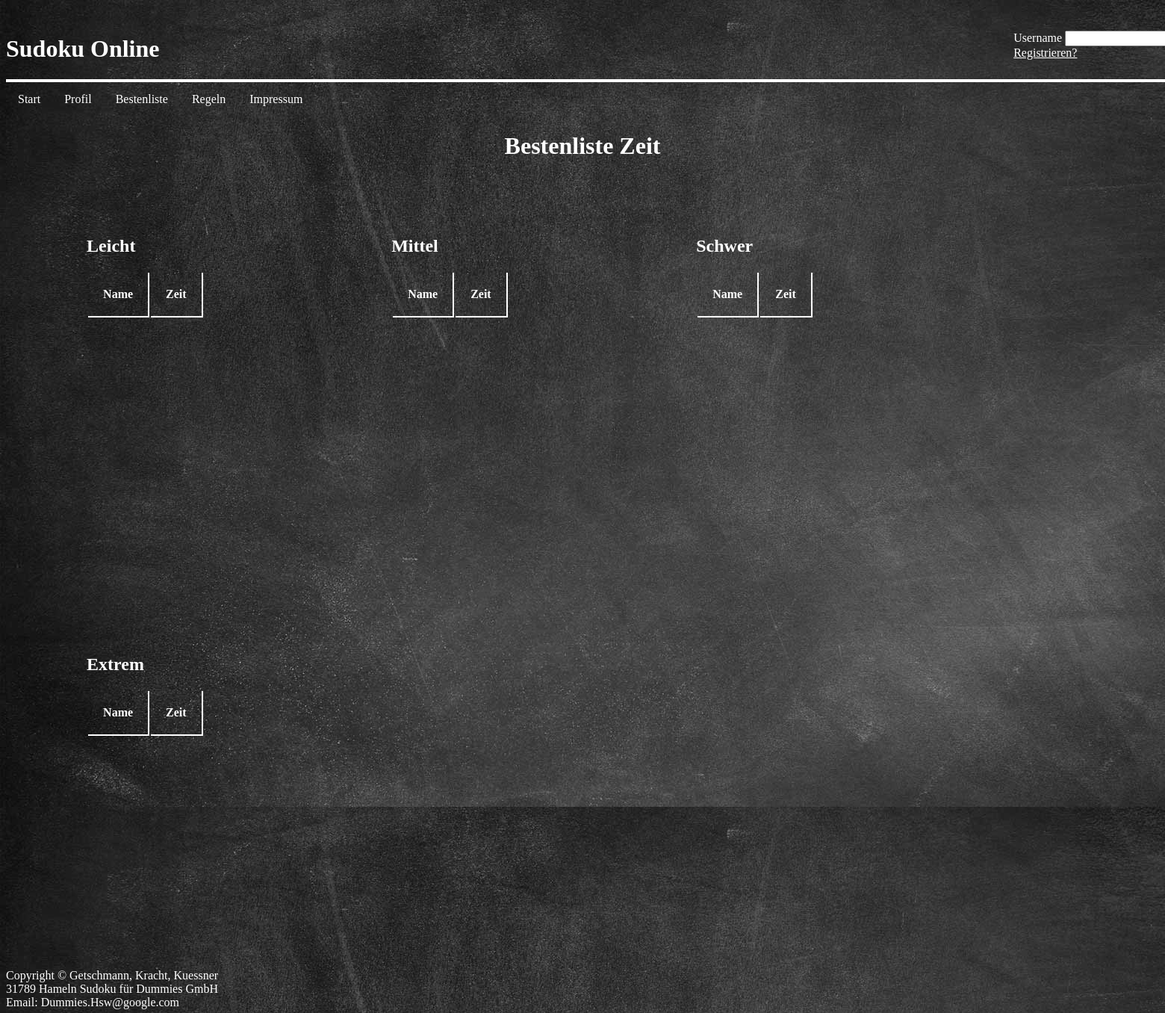
Before: /besttime.php with the older database file.
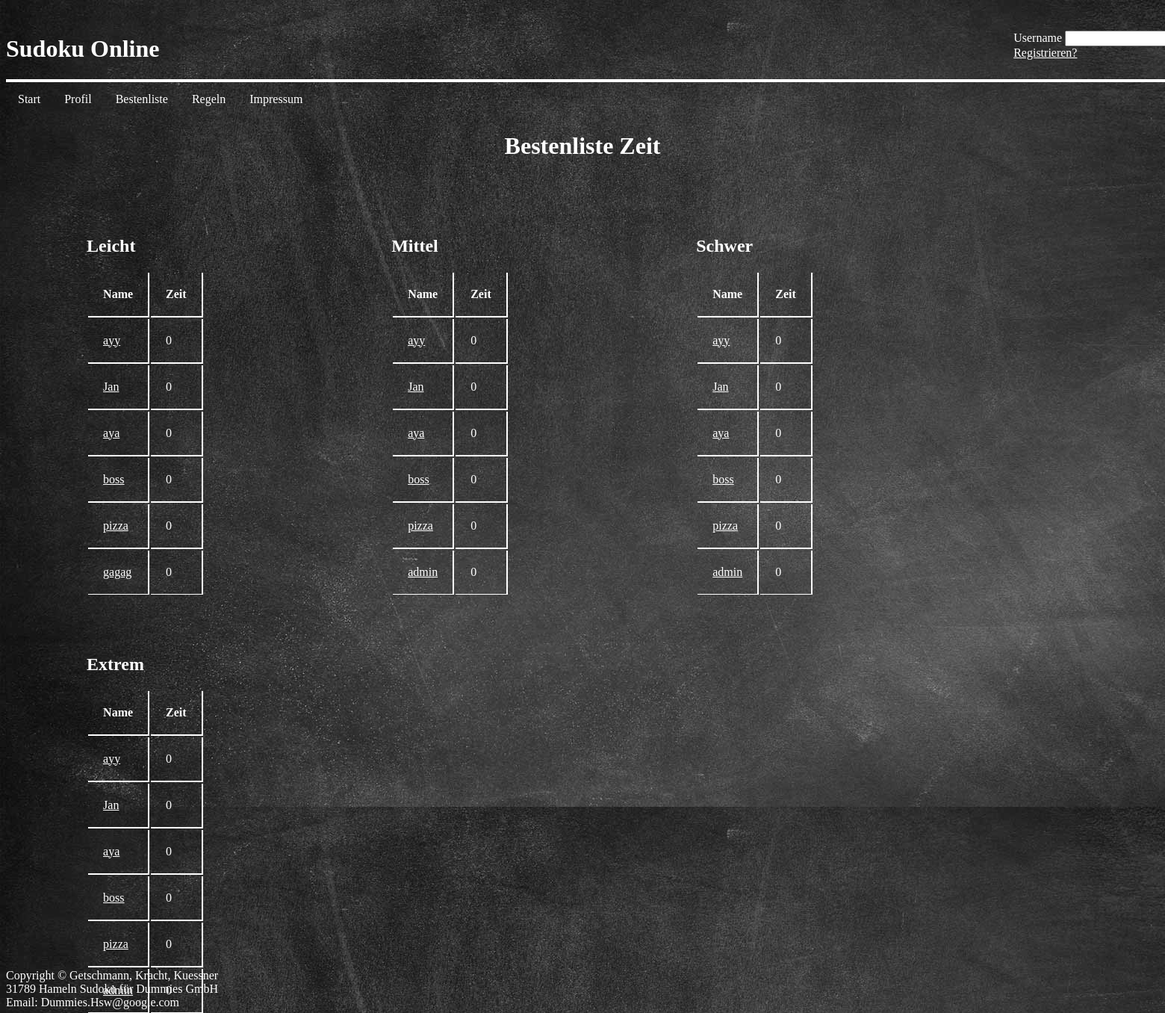
After: the same page with the newer database file.
### tables this page shows
CREATE TABLE `nutzer` (
  `NutzerID` int(10) NOT NULL,
  `Nutzername` varchar(20) NOT NULL,
  `EchterName` varchar(30) DEFAULT NULL,
  `NutzerPW` varchar(100) NOT NULL,
  `Mail` varchar(30) NOT NULL,
  `verifiziert` tinyint(1) NOT NULL DEFAULT '0',
  `Geschlecht` enum('nicht festgelegt','männlich','weiblich') NOT NULL DEFAULT 'nicht festgelegt',
  `RegistriertSeit` timestamp NOT NULL DEFAULT CURRENT_TIMESTAMP,
  `SpielerID` int(10) NOT NULL,
  `Status` tinytext NOT NULL
);

CREATE TABLE `spiele` (
  `SpielerID` int(10) NOT NULL,
  `gewSpiele` int(6) DEFAULT '0',
  `gewSpieleLeicht` int(6) DEFAULT '0',
  `gewSpieleMittel` int(6) DEFAULT '0',
  `gewSpieleSchwer` int(6) DEFAULT '0',
  `gewSpieleExtrem` int(6) DEFAULT '0',
  `zeitLeicht` double DEFAULT '0',
  `zeitMittel` double DEFAULT '0',
  `zeitSchwer` double DEFAULT '0',
  `zeitExtrem` double DEFAULT '0',
  `Elo` int(5) NOT NULL DEFAULT '1000',
  `DuelleGew` int(6) DEFAULT '0',
  `DuelleGes` int(6) DEFAULT '0'
);

### besttime.php (the view, shortened to what this page needs)
<!DOCTYPE html>
<html>
<head>
<body>
<?PHP
 require_once('include/dbconfig.php');
if(isset($_SESSION['eingeloggt']) && $_SESSION['eingeloggt'])
	{
		include('header/headerLogout.html');
		if($_SESSION['verifiziert']==false)
		{
			include('header/headerVeri.html');
		}
	}
	else
	{
		include('header/headerLogin.php');
	}
  ?>
  <h1 style="color:white; text-align: center"> Bestenliste Zeit </h1>
  <div class="scroll" style="float:left; margin-left:7%; margin-top:60px">
    <h2> Leicht </h2>
    <table style="width:auto; text-align:left">
	<tr>
        <th> Name </th>
        <th> Zeit </th>
    </tr>
	  <?PHP
			$statement = $pdo->prepare("SELECT nutzer.EchterName, spiele.zeitLeicht FROM nutzer, spiele WHERE nutzer.SpielerID=spiele.SpielerID AND spiele.zeitLeicht<999999 ORDER BY spiele.zeitLeicht asc");
			$result = $statement->execute();
			$liste = $statement->fetchAll();
			foreach($liste as $row)
			{
				echo "<tr>";
				echo '<td><a style="color:white" href="visitprofile.php?u=' . $row["EchterName"] . '">'. $row["EchterName"] . '</a></td>';
				echo '<td>'. $row["zeitLeicht"] . '</td>';
				echo "</tr>";
			}
	  ?>
    </table>
  </div>
  <div class="scroll" style="float:left; margin-left:7%; margin-top:60px">
    <h2> Mittel </h2>
    <table style="width:auto; text-align:left">
      <tr>
        <th> Name </th>
        <th> Zeit </th>
    </tr>
	  <?PHP
			$statement = $pdo->prepare("SELECT nutzer.EchterName, spiele.zeitMittel FROM nutzer, spiele WHERE nutzer.SpielerID=spiele.SpielerID AND spiele.zeitMittel<999999 ORDER BY spiele.zeitLeicht asc");
			$result = $statement->execute();
			$liste = $statement->fetchAll();
			foreach($liste as $row)
			{
				echo "<tr>";
				echo '<td><a style="color:white" href="visitprofile.php?u=' . $row["EchterName"] . '">'. $row["EchterName"] . '</a></td>';
				echo '<td>'. $row["zeitMittel"] . '</td>';
				echo "</tr>";
			}
	  ?>
    </table>
  </div>
  <div class="scroll" style="float:left; display:block; margin-left:7%; margin-top:60px">
    <h2> Schwer </h2>
    <table style="width:auto; text-align:left">
     <tr>
        <th> Name </th>
        <th> Zeit </th>
    </tr>
	  <?PHP
			$statement = $pdo->prepare("SELECT nutzer.EchterName, spiele.zeitSchwer FROM nutzer, spiele WHERE nutzer.SpielerID=spiele.SpielerID AND spiele.zeitSchwer<999999 ORDER BY spiele.zeitLeicht asc");
			$result = $statement->execute();
			$liste = $statement->fetchAll();
			foreach($liste as $row)
			{
				echo "<tr>";
				echo '<td><a style="color:white" href="visitprofile.php?u=' . $row["EchterName"] . '">'. $row["EchterName"] . '</a></td>';
				echo '<td>'. $row["zeitSchwer"] . '</td>';
				echo "</tr>";
			}
	  ?>
    </table>
  </div>
  <div class="scroll" style="float:left ; display:block; margin-left:7%; margin-top:60px">
    <h2> Extrem </h2>
    <table style="width:auto; text-align:left">
      <tr>
        <th> Name </th>
        <th> Zeit </th>
    </tr>
	  <?PHP
			$statement = $pdo->prepare("SELECT nutzer.EchterName, spiele.zeitExtrem FROM nutzer, spiele WHERE nutzer.SpielerID=spiele.SpielerID AND spiele.zeitExtrem<999999 ORDER BY spiele.zeitLeicht asc");
			$result = $statement->execute();
			$liste = $statement->fetchAll();
			foreach($liste as $row)
			{
				echo "<tr>";
				echo '<td><a style="color:white" href="visitprofile.php?u=' . $row["EchterName"] . '">'. $row["EchterName"] . '</a></td>';
				echo '<td>'. $row["zeitExtrem"] . '</td>';
				echo "</tr>";
			}
	  ?>
    </table>
  </div>
  <footer style="position: absolute; bottom: 5px">
    Copyright &copy; Getschmann, Kracht, Kuessner </br>
    31789 Hameln Sudoku für Dummies GmbH </br>
    Email: Dummies.Hsw@google.com
  </footer>
</body>
</head>
</html>

Changed rows visible on the page:
added nutzer: EchterName "ayy", SpielerID.zeitLeicht "0", SpielerID.zeitMittel "0", SpielerID.zeitSchwer "0", SpielerID.zeitExtrem "0"
added nutzer: EchterName "Jan", SpielerID.zeitLeicht "0", SpielerID.zeitMittel "0", SpielerID.zeitSchwer "0", SpielerID.zeitExtrem "0"
added nutzer: EchterName "aya", SpielerID.zeitLeicht "0", SpielerID.zeitMittel "0", SpielerID.zeitSchwer "0", SpielerID.zeitExtrem "0"
added nutzer: EchterName "boss", SpielerID.zeitLeicht "0", SpielerID.zeitMittel "0", SpielerID.zeitSchwer "0", SpielerID.zeitExtrem "0"
added nutzer: EchterName "pizza", SpielerID.zeitLeicht "0", SpielerID.zeitMittel "0", SpielerID.zeitSchwer "0", SpielerID.zeitExtrem "0"
added nutzer: EchterName "gagag", SpielerID.zeitLeicht "0", shown under "Leicht"
added nutzer: EchterName "admin", SpielerID.zeitMittel "0", SpielerID.zeitSchwer "0", SpielerID.zeitExtrem "0"
